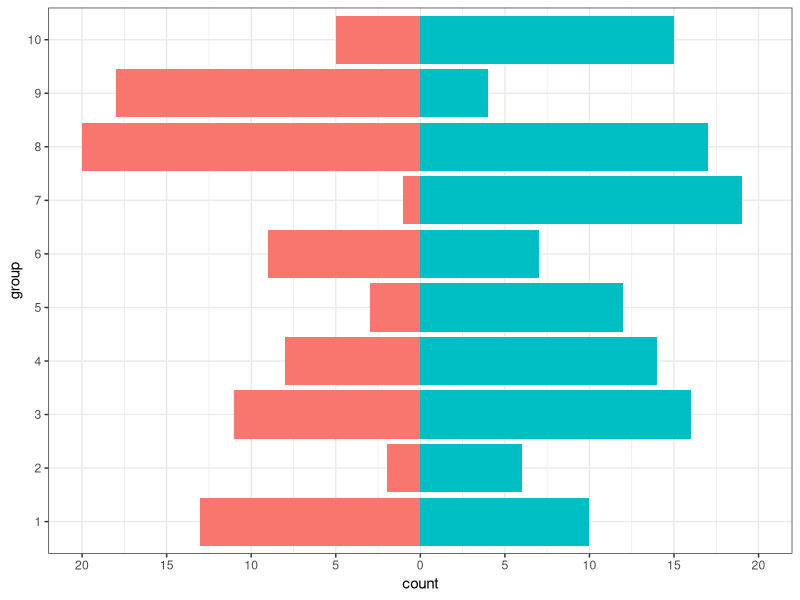

Here is the R script that generated this plot:
## ---- chunk 1
library(ggplot2)
## ---- chunk 2
set.seed(100)
df <- data.frame(count=sample(1:20,20), gender=c(rep('M',10),rep('F',10)), group=factor(rep(1:10,2)))
df
## ---- chunk 3
ggplot(data=df,aes(x=group, fill=gender)) +
  geom_bar(data=subset(df,gender=='M'),aes(y=count),stat="identity") +
  geom_bar(data=subset(df,gender=='F'),aes(y=-1*count),stat="identity") +
  coord_flip() +
  theme_bw() +
  theme(legend.position="none") +
  scale_y_continuous(limits=c(-20,20),breaks=seq(-20,20,5),labels=abs(seq(-20,20,5)))
